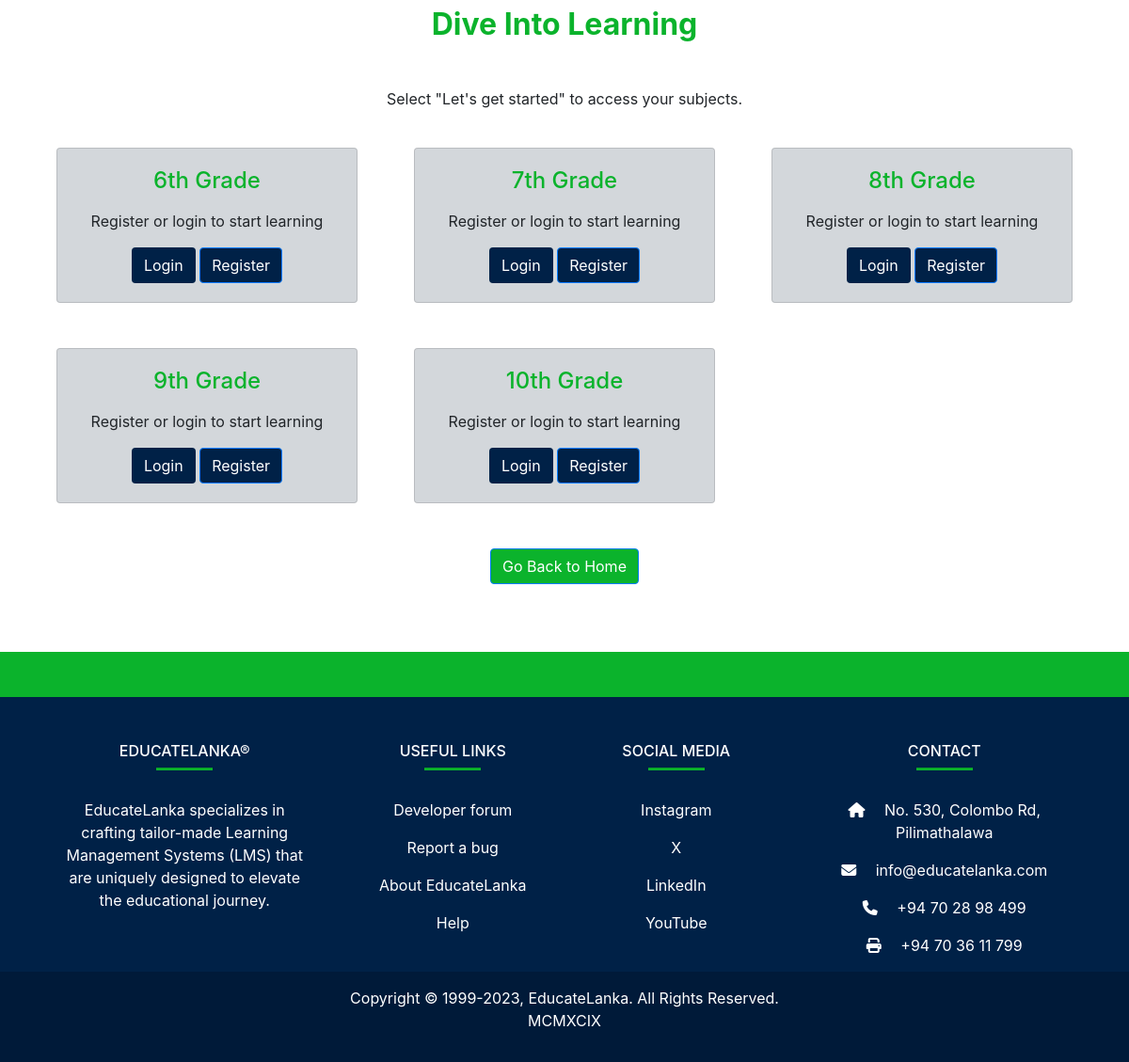
The app's page /curriculum/ (lower part), older data.
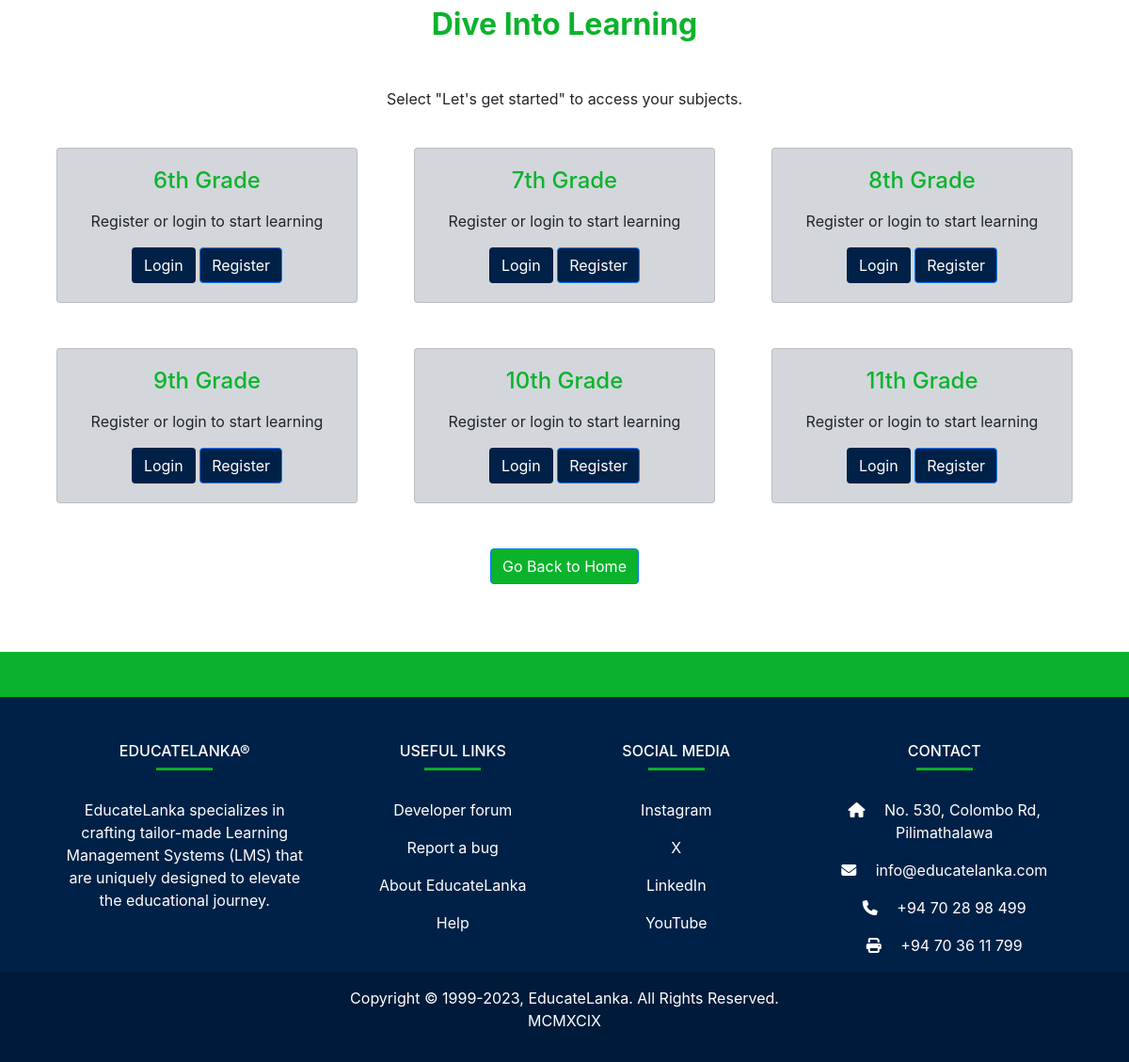
The same page, newer data.
### curriculum/models.py (models this page shows, shortened)
class Standard(models.Model):
    name = models.CharField(max_length=100, unique=True)
    slug = models.SlugField(null=True, blank=True)
    description = models.TextField(max_length=500,blank=True)

### curriculum/views.py (the view)
# urls.py: path('', views.StandardListView.as_view(), name='standard_list'),
class StandardListView(ListView):
    context_object_name = 'standards'
    model = Standard
    template_name = 'curriculum/standard_list_view.html'

### curriculum/templates/curriculum/standard_list_view.html (shortened to what this page needs)
{% extends 'base_ver.html' %}
{% load static %}
{% block content %}
<section id="best-features" class="text-center">
              <h2 class="mb-5 mt-5 font-weight-bold" style="color:#0bb32c;">Dive Into Learning</h2>
              <div class="row d-flex justify-content-center mb-4">
                <div class="col-md-8">
                  <p class="grey-text">Select "Let's get started" to access your subjects.</p>
                </div>
              </div>
              <div class="row">
                      {% for standard in standards %}
                      <div class="col-md-4 d-flex mb-5 justify-content-center">
                        <div class="card card-std text-center" style="width: 20rem; background-color: #d3d7db;">
                          <div class="card-body text-center">
                            <h4 class="card-title" style="color:#0bb32c;">{{standard.name}}</h4>
                            {% if user.is_authenticated %}
                            <a href="{% url 'curriculum:subject_list' slug=standard.slug %}" class="btn btn-primary" style="background-color: #002147;">Let's get started</a>
                            {%else%}
                            <p>Register or login to start learning</p>
                            <a href="{% url 'user_login' %}" class="btn btn-std" style="background-color: #002147; color: #ffffff;">Login</a>
                            <a href="{% url 'register' %}" class="btn btn-primary" style="background-color: #002147; color: #ffffff;">Register</a>
                            {%endif%}
                          </div>
                        </div>
                      </div>
                      {% endfor %}
              </div>
              <a href="{% url 'index' %}" class="btn btn-primary" style="background-color: #0bb32c; align-items: center;">Go Back to Home</a>
              <br>
              <br>
              <br>
              <br>
</section>
{%endblock%}

Row changes from the older to the newer data that the page shows:
added Standard: name "11th Grade"
